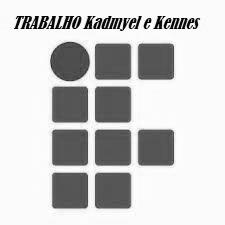
#> input picture arquivo_novo.jpg, 225 x 225 px
$ python camadaG.py arquivo_novo.jpg
#> lines starting #> are read from the running program, lines starting #| are printed output that depends on the picture
import sys
from PIL import Image

if __name__== "__main__":
    #print(f'Quantos argumentos:{len(sys.argv)}')
    for i, arg in enumerate(sys.argv):
        if i == 1:
                entradaPrincipal = arg
        saidaPrincipal = arg

img = Image.open(entradaPrincipal)
#> img is the input picture: PIL image 225x225 RGB; min 0, max 255, mean 202.3

#carregar imag para matriz
matrixG = img.load()
for i in range(img.size[0]):
    for j in range(img.size[1]):
        matrixG[ i, j] = (0, 255, 0)

img.save(saidaPrincipal)
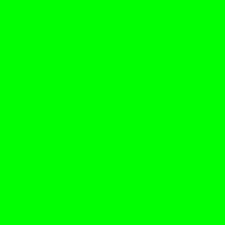
#> saved as arquivo_novo.jpg: PIL image 225x225 RGB; mean R, G, B 0, 255, 0
